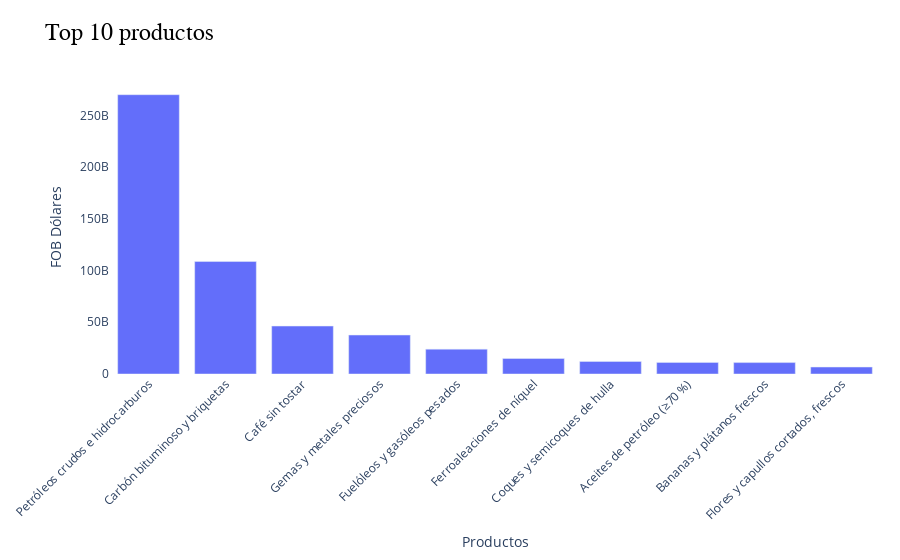

Notebook code for this chart:
### Code cell
fig = px.bar(top_productos,
             x='PRODUCTOS',
             y='FOBDOL',
             title='Top 10 productos',
             labels={"PRODUCTOS": "Productos", "FOBDOL": "FOB Dólares"}
             )
fig = estilo(fig)
fig.show()

### Figure 1 — Plotly figure (JSON) as saved in the notebook; plotly's stock layout.template omitted (floating-point values rounded to 4 significant figures)
{"data": [{"hovertemplate": "Productos=%{x}<br>FOB Dólares=%{y}<extra></extra>", "legendgroup": "", "marker": {"color": "#636efa", "pattern": {"shape": ""}}, "name": "", "orientation": "v", "showlegend": false, "textposition": "auto", "type": "bar", "x": ["Petróleos crudos e hidrocarburos", "Carbón bituminoso y briquetas", "Café sin tostar", "Gemas y metales preciosos", "Fuelóleos y gasóleos pesados", "Ferroaleaciones de níquel", "Coques y semicoques de hulla", "Aceites de petróleo (≥70 %)", "Bananas y plátanos frescos", "Flores y capullos cortados, frescos"], "xaxis": "x", "y": [269900000000.0, 108700000000.0, 46320000000.0, 37660000000.0, 24020000000.0, 14970000000.0, 12090000000.0, 11210000000.0, 11020000000.0, 6710000000.0], "yaxis": "y"}], "layout": {"barmode": "relative", "legend": {"tracegroupgap": 0}, "margin": {"b": 120, "l": 40, "r": 20, "t": 80}, "paper_bgcolor": "white", "plot_bgcolor": "white", "showlegend": false, "title": {"font": {"color": "black", "family": "Arial", "size": 24}, "text": "Top 10 productos"}, "xaxis": {"anchor": "y", "domain": [0, 1], "tickangle": -45, "tickfont": {"size": 12}, "title": {"text": "Productos"}}, "yaxis": {"anchor": "x", "domain": [0, 1], "tickfont": {"size": 12}, "title": {"text": "FOB Dólares"}}}}
